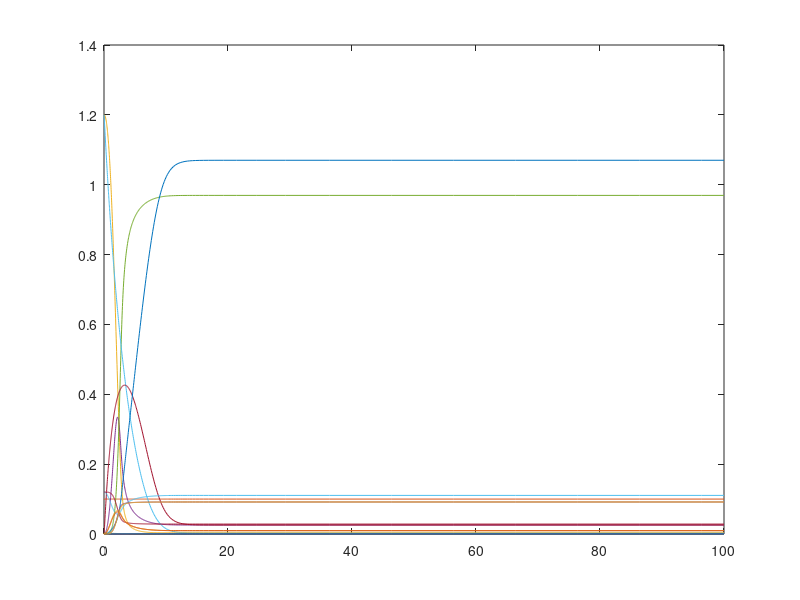

Write the MATLAB code that produced this figure.
 % Your Name, Date, and Description
 % Sections of this code come from Upinder S. Bhalla and NCBS

function n=HW2_Template()

clear all;  close all;

% Using default run time from 0 to 100
tspan=[0, 100];

% Initial conditions of 14 unbuffered molecules + 10 enzyme-substrate complexes
y0 = [0.0003; 0.1; 1.2; 0; 0; 1.2; 0; 0; 0.003; 0; 0.0003; 0.0003; 0.12; 0.12; 0; 0; 0; 0; 0; 0; 0; 0; 0; 0; ];

% Molecule names
% 1	E2
% 2	INPUT(E1)
% 3	MAPK
% 4	MAPK-P
% 5	MAPK-PP
% 6	MAPKK
% 7	MAPKK-P
% 8	MAPKK-PP
% 9	MAPKKK
% 10	MAPKKK*
% 11	MAPKKPase
% 12	MAPKKPase[1]
% 13	MAPKPase
% 14	MAPKPase[1]
% 15	E2_complex
% 16	INPUT(E1)_complex
% 17	MAPKK-PP_complex
% 18	MAPKK-PP_MAPKK-PP[1]_complex
% 19	MAPKKK*_complex
% 20	MAPKKK*_MAPKKK*[1]_complex
% 21	MAPKKPase_complex
% 22	MAPKKPase[1]_MAPKKPase_complex
% 23	MAPKPase_complex
% 24	MAPKPase[1]_MAPKPase_complex

%%%%%%%%%%%%%%%%%%%%%%%%%%%%%%%%%%%%%%%%%%%%%%%%%%%%%%%%%%%%%%%%%%%%%
%   Define # of s.s. points and stimulus range here
%   A different stimulus range can be used for each enzyme (see paper)


%pts         =                           % # of s.s. evaluations
%stim        = zeros(pts,3);             % A different stimulus range will be used for each enzyme
%stim(:,1)   = logspace( ,  , pts)';     % MAPKhas a narrow range due to ultrasensitivity
%stim(:,2)   = logspace( , , pts)';      % MAPKK has a medium range
%stim(:,3)   = logspace( , , pts)';      % MAPKKK has a broad stimulus range
%v           = zeros(pts,3);             % values of key parameters at s.s.




%%%%%%%%%%%%%%%%%%%%%%%%%%%%%%%%%%%%%%%%%%%%%%%%%%%%%%%%%%%%%%%%%%%%%


%%%%%%%%%%%%%%%%%%%%%%%%%%%%%%%%%%%%%%%%%%%%%%%%%%%%%%%%%%%%%%%%%%%%%
%   Get your s.s. enzyme concentrations from the ODE solver here
%   Likely want a loop / a few loops for solving over stimulus range
%   Stimulus is changed by changing the corresponding initial condition

    [t, y]  = ode23s(@f, tspan, y0);    % Main solver to call

  
    % One example for MAPK:
    % disp(' ');  disp('Calculating MAPK'); 
% for p=1:pts
    %y0(2)   = stim(p, 1);
    %[t, y]  = ode23s(@f, tspan, y0);
    %col     = length(y(:,1));
    %v(p,1)  = y(col,5);              % 5	    MAPK-PP  
 %end 
    
    % Similarly think of MAPKK and MAPKKK
    
    
    
    
    
    
    
%%%%%%%%%%%%%%%%%%%%%%%%%%%%%%%%%%%%%%%%%%%%%%%%%%%%%%%%%%%%%%%%%%%%%   
    


%   Recommendation:  Normalize enzyme concentrations by max concentrations




% Recommendation:  Use interpolation to find EC10 and EC90 points
% = spline(Y, X, [a b]);



% Use interpolation to find EC50 points


% Hill Coefficient Calculation 
% n =                    % The equation is found in the lecture notes



% Plots (Make sure all figures are labeled with legends and axes titles)
% Concentrations vs. time
figure;
plot(t, y);


% Plots for Figure2B
% figure;
% semilogx();
% hold on;
% semilogx(,'r');
% semilogx(,'g');
% plot([10^-6 0.1],[0.1 0.1], 'black');
% plot([10^-6 0.1],[0.9 0.9], 'black');
% legend();
% title();
% xlabel();
% ylabel();

% Plot for Hill Coefficient Calculation (Figure 2A)
% hold off;
% figure;
% plot();
% hold on;
% plot(,'r');
% plot(,'g');
% title();
% xlabel();
% ylabel();
% axis([]);

% Evaluate Hill Eqn Curves of Comparable Steepness to Plot
% These plots are just overlaid onto the Figure 2A plots (can be black
% curves)

%Recommendation:
%for 1:3
%
%end
% plot();
% legend();


%------------------------Evaluation function------------------------------------------------------------------
function dydt = f(t, y)
dydt = [
- 1000 * y(10) * y(1)+ 300 * y(15)
- 1000 * y(9) * y(2)+ 300 * y(16)
- 1000 * y(3)* y(8)+ 150 * y(17)+ 150 * y(23)
- 1000 * y(4)* y(8)+ 150 * y(18)- 1000 * y(4)* y(13)+ 150 * y(23)+ 150 * y(17)+ 150 * y(24)
- 1000 * y(5)* y(14)+ 150 * y(24)+ 150 * y(18)
- 1000 * y(6)* y(10)+ 150 * y(19)+ 150 * y(21)
- 1000 * y(7)* y(10)+ 150 * y(20)- 1000 * y(7)* y(11)+ 150 * y(21)+ 150 * y(19)+ 150 * y(22)
- 1000 * y(8)* y(12)+ 150 * y(22)+ 150 * y(20)- 1000 * y(3) * y(8)+ 300 * y(17)- 1000 * y(4) * y(8)+ 300 * y(18)
- 1000 * y(9)* y(2)+ 150 * y(16)+ 150 * y(15)
- 1000 * y(10)* y(1)+ 150 * y(15)+ 150 * y(16)- 1000 * y(6) * y(10)+ 300 * y(19)- 1000 * y(7) * y(10)+ 300 * y(20)
- 1000 * y(7) * y(11)+ 300 * y(21)
- 1000 * y(8) * y(12)+ 300 * y(22)
- 1000 * y(4) * y(13)+ 300 * y(23)
- 1000 * y(5) * y(14)+ 300 * y(24)
1000 * y(10) * y(1)- 300 * y(15)
1000 * y(9) * y(2)- 300 * y(16)
1000 * y(3) * y(8)- 300 * y(17)
1000 * y(4) * y(8)- 300 * y(18)
1000 * y(6) * y(10)- 300 * y(19)
1000 * y(7) * y(10)- 300 * y(20)
1000 * y(7) * y(11)- 300 * y(21)
1000 * y(8) * y(12)- 300 * y(22)
1000 * y(4) * y(13)- 300 * y(23)
1000 * y(5) * y(14)- 300 * y(24)
];

return;


%------------------Function that describes the curve that data points are fit to (Optional) --------------
function yhat = myfun(beta, x)  
      
return;